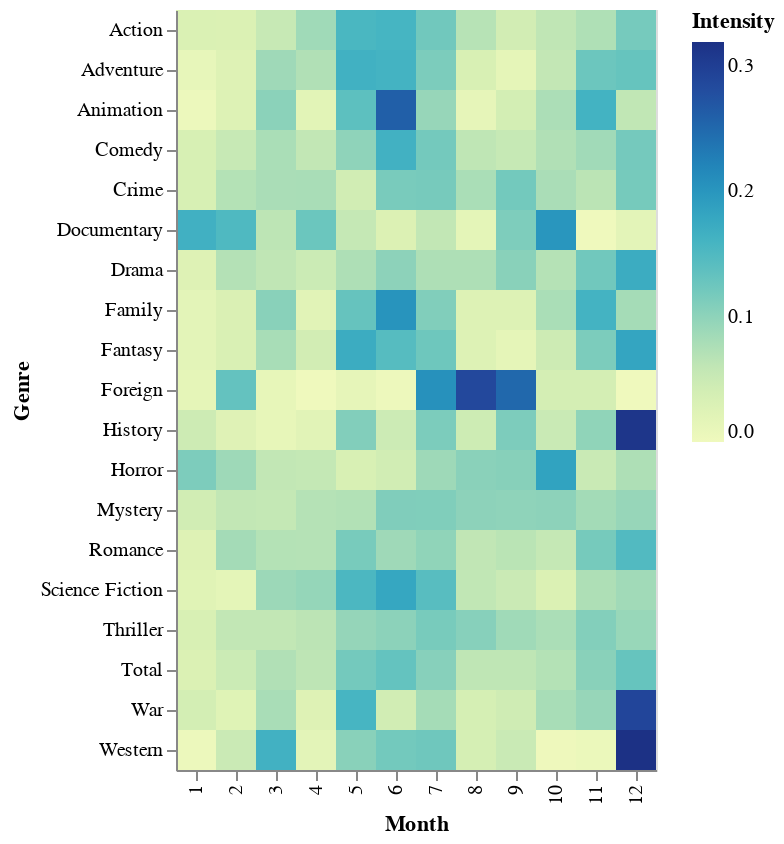

Notebook code for this chart:
### Code cell
ratiosMelted = ratios1.melt(id_vars = ["month"])
altair.Chart(ratiosMelted).mark_rect().encode(
    x=altair.X('month:N', title="Month"),
    y=altair.Y('variable:O', title="Genre"),
    color=altair.Color('value:Q', title="Intensity"),
    tooltip = [altair.Tooltip("value:Q", title="Reliance")]
).interactive()

### Figure 1 — Vega-Lite specification as saved in the notebook (floating-point values rounded to 4 significant figures; data arrays with more than 128 entries replaced by an {"elided": "..."} marker saying what was removed)
{"config": {"view": {"continuousWidth": 400, "continuousHeight": 300}}, "data": {"name": "data-9541b0e6f6bce86b280e1a6ee2867959"}, "mark": "rect", "encoding": {"color": {"type": "quantitative", "field": "value", "title": "Intensity"}, "tooltip": [{"type": "quantitative", "field": "value", "title": "Reliance"}], "x": {"type": "nominal", "field": "month", "title": "Month"}, "y": {"type": "ordinal", "field": "variable", "title": "Genre"}}, "selection": {"selector010": {"type": "interval", "bind": "scales", "encodings": ["x", "y"]}}, "$schema": "https://vega.github.io/schema/vega-lite/v4.8.1.json", "datasets": {"data-9541b0e6f6bce86b280e1a6ee2867959": {"elided": "228 records"}}}
